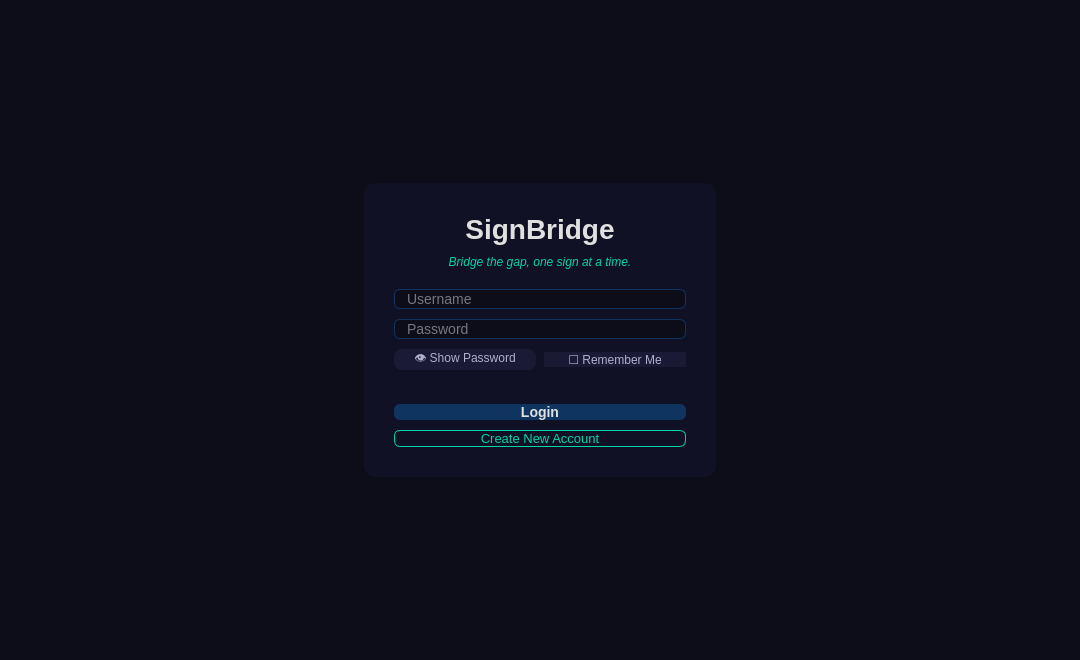
<?xml version='1.0' encoding='utf-8'?>
<ui version="4.0">
 <class>LoginScreen</class>
 <widget class="QWidget" name="pageLogin">
  <property name="geometry">
   <rect>
    <x>0</x>
    <y>0</y>
    <width>1080</width>
    <height>660</height>
   </rect>
  </property>
  <property name="styleSheet">
   <string>QWidget { background-color: #0d0d1a; }</string>
  </property>
  <layout class="QVBoxLayout" name="loginOuterLayout">
   <property name="spacing">
    <number>0</number>
   </property>
   <item>
    <spacer>
     <property name="orientation">
      <enum>Qt::Vertical</enum>
     </property>
     <property name="sizeHint" stdset="0">
      <size>
       <width>20</width>
       <height>80</height>
      </size>
     </property>
    </spacer>
   </item>
   <item>
    <layout class="QHBoxLayout">
     <item>
      <spacer>
       <property name="orientation">
        <enum>Qt::Horizontal</enum>
       </property>
       <property name="sizeHint" stdset="0">
        <size>
         <width>40</width>
         <height>20</height>
        </size>
       </property>
      </spacer>
     </item>
     <item>
      <widget class="QFrame" name="loginCard">
       <property name="maximumWidth">
        <number>420</number>
       </property>
       <property name="minimumWidth">
        <number>380</number>
       </property>
       <property name="styleSheet">
        <string>QFrame { background-color: #111126; border-radius: 12px; }</string>
       </property>
       <layout class="QVBoxLayout" name="loginCardLayout">
        <property name="leftMargin">
         <number>30</number>
        </property>
        <property name="topMargin">
         <number>30</number>
        </property>
        <property name="rightMargin">
         <number>30</number>
        </property>
        <property name="bottomMargin">
         <number>30</number>
        </property>
        <property name="spacing">
         <number>10</number>
        </property>
        <item>
         <widget class="QLabel" name="loginTitleLabel">
          <property name="text">
           <string>SignBridge</string>
          </property>
          <property name="alignment">
           <set>Qt::AlignCenter</set>
          </property>
          <property name="styleSheet">
           <string>QLabel { color: #e0e0e0; font-size: 28px; font-weight: bold; background: transparent; }</string>
          </property>
         </widget>
        </item>
        <item>
         <widget class="QLabel" name="loginSubtitleLabel">
          <property name="text">
           <string>Bridge the gap, one sign at a time.</string>
          </property>
          <property name="alignment">
           <set>Qt::AlignCenter</set>
          </property>
          <property name="styleSheet">
           <string>QLabel { color: #00d4aa; font-size: 12px; font-style: italic; background: transparent; }</string>
          </property>
         </widget>
        </item>
        <item>
         <spacer>
          <property name="orientation">
           <enum>Qt::Vertical</enum>
          </property>
          <property name="sizeHint" stdset="0">
           <size>
            <width>20</width>
            <height>10</height>
           </size>
          </property>
         </spacer>
        </item>
        <item>
         <widget class="QLineEdit" name="loginUsernameEdit">
          <property name="placeholderText">
           <string>Username</string>
          </property>
          <property name="minimumHeight">
           <number>42</number>
          </property>
          <property name="styleSheet">
           <string>QLineEdit { background-color: #0d0d1a; color: #e0e0e0; border: 1px solid #0f3460; border-radius: 6px; padding: 0 10px; font-size: 14px; }</string>
          </property>
         </widget>
        </item>
        <item>
         <widget class="QLineEdit" name="loginPasswordEdit">
          <property name="placeholderText">
           <string>Password</string>
          </property>
          <property name="echoMode">
           <enum>QLineEdit::Password</enum>
          </property>
          <property name="minimumHeight">
           <number>42</number>
          </property>
          <property name="styleSheet">
           <string>QLineEdit { background-color: #0d0d1a; color: #e0e0e0; border: 1px solid #0f3460; border-radius: 6px; padding: 0 10px; font-size: 14px; }</string>
          </property>
         </widget>
        </item>
        <item>
         <layout class="QHBoxLayout" name="loginToggleRow">
          <property name="spacing">
           <number>8</number>
          </property>
          <item>
           <widget class="QPushButton" name="loginShowPwBtn">
            <property name="text">
             <string>👁 Show Password</string>
            </property>
            <property name="minimumHeight">
             <number>32</number>
            </property>
            <property name="styleSheet">
             <string>QPushButton { background-color: #1a1a35; color: #b0b0cc; border: none; border-radius: 8px; font-size: 12px; } QPushButton:hover { background-color: #252545; }</string>
            </property>
           </widget>
          </item>
          <item>
           <widget class="QPushButton" name="loginRememberBtn">
            <property name="text">
             <string>☐ Remember Me</string>
            </property>
            <property name="minimumHeight">
             <number>32</number>
            </property>
            <property name="styleSheet">
             <string>QPushButton { background-color: #1a1a35; color: #b0b0cc; border: none; border-radius: 8px; font-size: 12px; } QPushButton:hover { background-color: #252545; }</string>
            </property>
           </widget>
          </item>
         </layout>
        </item>
        <item>
         <widget class="QLabel" name="loginErrorLabel">
          <property name="text">
           <string />
          </property>
          <property name="alignment">
           <set>Qt::AlignCenter</set>
          </property>
          <property name="styleSheet">
           <string>QLabel { color: #e94560; font-size: 12px; background: transparent; }</string>
          </property>
         </widget>
        </item>
        <item>
         <widget class="QPushButton" name="loginBtn">
          <property name="text">
           <string>Login</string>
          </property>
          <property name="minimumHeight">
           <number>44</number>
          </property>
          <property name="styleSheet">
           <string>QPushButton { background-color: #0f3460; color: #e0e0e0; border: none; border-radius: 6px; font-size: 14px; font-weight: bold; } QPushButton:hover { background-color: #e94560; }</string>
          </property>
         </widget>
        </item>
        <item>
         <widget class="QPushButton" name="loginGoRegisterBtn">
          <property name="text">
           <string>Create New Account</string>
          </property>
          <property name="minimumHeight">
           <number>40</number>
          </property>
          <property name="styleSheet">
           <string>QPushButton { background-color: transparent; color: #00d4aa; border: 1px solid #00d4aa; border-radius: 6px; font-size: 13px; } QPushButton:hover { background-color: #0f3460; }</string>
          </property>
         </widget>
        </item>
       </layout>
      </widget>
     </item>
     <item>
      <spacer>
       <property name="orientation">
        <enum>Qt::Horizontal</enum>
       </property>
       <property name="sizeHint" stdset="0">
        <size>
         <width>40</width>
         <height>20</height>
        </size>
       </property>
      </spacer>
     </item>
    </layout>
   </item>
   <item>
    <spacer>
     <property name="orientation">
      <enum>Qt::Vertical</enum>
     </property>
     <property name="sizeHint" stdset="0">
      <size>
       <width>20</width>
       <height>80</height>
      </size>
     </property>
    </spacer>
   </item>
  </layout>
 </widget>
 <resources />
 <connections />
</ui>
